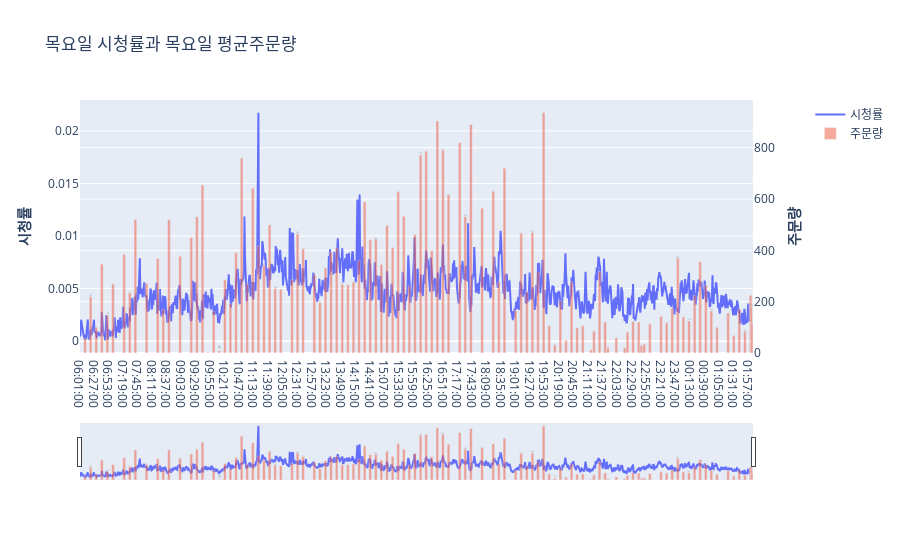

Notebook cell for this chart:
### Code cell
compare_ratings_and_orders_of_the_weekday(3)
